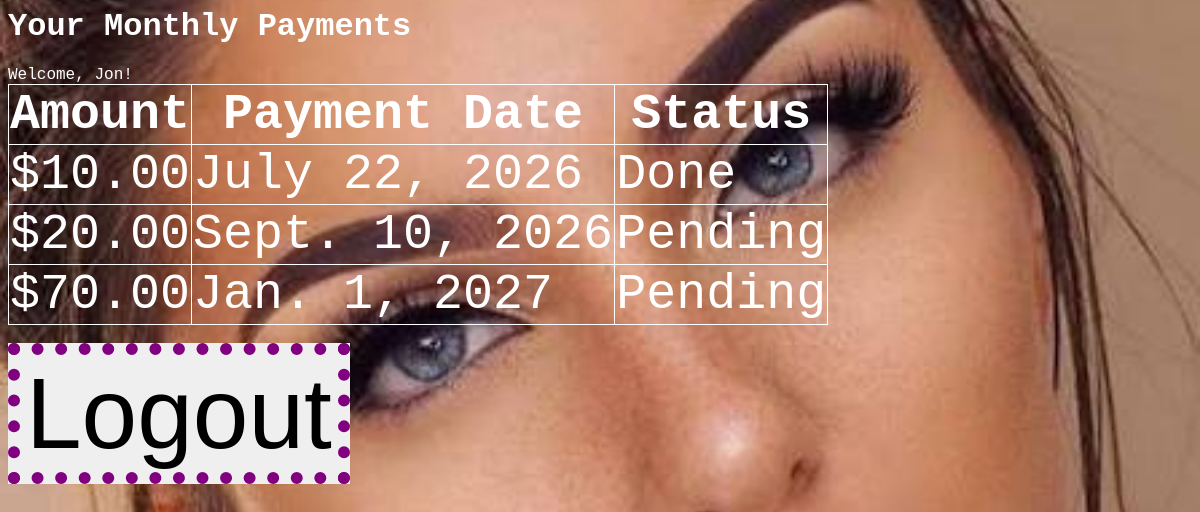
The page /data/ (signed in) on the database its author committed.
### myapp/models.py (models this page shows, shortened)
class MonthlyPayment(models.Model):
    user = models.ForeignKey(User, on_delete=models.CASCADE)
    amount = models.DecimalField(max_digits=10, decimal_places=2)
    payment_date = models.DateField()
    status = models.CharField(max_length=20)

### myapp/views.py (the view)
# urls.py: path('data/', views.data_view, name='data'),
def data_view(request):
    payments = MonthlyPayment.objects.filter(user=request.user)
    return render(request, 'data.html', {
        'payments': payments,
        'total_payments': payments.count()
    })
    return render(request, 'login.html')

### myapp/templates/data.html (shortened to what this page needs)
{% load static %}
<html>
<head>
    <link rel="stylesheet" href="{% static 'css/style.css' %}">
</head>
<body class="background-image">
    <div class="container">
        <div class="header">
            <h1> Your Monthly Payments</h1>
            <div class="user-info">
                Welcome, {{ user.username }}!
            </div>
        </div>
        {% if payments %}
            <table>
                <thead>
                    <tr>
                        <th>Amount</th>
                        <th>Payment Date</th>
                        <th>Status</th>
                    </tr>
                </thead>
                <tbody>
                    {% for payment in payments %}
                        <tr>
                            <td>${{ payment.amount }}</td>
                            <td>{{ payment.payment_date }}</td>
                            <td class="status-{{ payment.status|lower }}">
                                {{ payment.status }}
                            </td>
                        </tr>
                    {% endfor %}
                </tbody>
            </table>
        {% else %}
            <div class="no-data">
                <p>You have no due payments to pay.</p>
            </div>
        {% endif %}
        </div>
<br>
            <a href="{% url 'logout' %}"><button>Logout</button></a>
</body>
</html>

### myapp/static/css/style.css (style rules this page uses)
body { background-color: purple; color: white; font-family:'Courier New', Courier, monospace; }
button { font-size: 100; border-width: 12; border-style:dotted; border-color: purple; }
table, td, th { border: 1px solid; font-size: 50px; }
table { border-collapse: collapse; }

### rows shown on the page
MonthlyPayment: amount "10.00", payment_date "July 22, 2026", status "Done"
MonthlyPayment: amount "20.00", payment_date "Sept. 10, 2026", status "Pending"
MonthlyPayment: amount "70.00", payment_date "Jan. 1, 2027", status "Pending"

### other values the page prints
{{ user.username }} "Jon"
